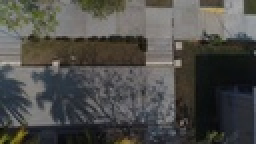
%> input picture video3_021.jpg, 128 x 72 px, shrunk from 1280 x 720 before the run (shown 2 times larger)
$ octave testcolorpakal.m   (GNU Octave 9; MATLAB toolbox functions it lacks are replaced by stand-ins)
%> lines starting %> are read from the running program, lines starting %| are printed output that depends on the picture
### pakaltransform.m
function [impakal,imnormal,imcodepakal]=pakaltransform(imagen,ws)
  % impakal tiene la ecuacion del plano de cada ventana de tamano ws, double
  % imnormal vector normal de cada plano
  % imcodepakal vector normal codificado en colores
  % imagen imagen de entrada para calculo de transformada
  % ws tamano de ventana, solo trabaja para ventanas de 3x3
  [ren,col]=size(imagen);
  imagen=double(imagen);
  impakal=zeros(ren,col,3);
  imnormal=zeros(ren,col,3);
  imcodepakal=zeros(ren,col,3);
      valor=-ws;
      cuenta=1;
      for l=1:(2*ws+1)
        valpos=-ws;
        for m=1:(2*ws+1)
          posr(cuenta)=valor;
          pos(cuenta)=valpos;
          cuenta=cuenta+1;
          valpos=valpos+1;
        end
        valor=valor+1;
      end
  for i=ws+1:ren-ws
    for j=ws+1:col-ws
      vw=imagen(i-ws:i+ws,j-ws:j+ws); % toma los pixeles de esa ventana
      valwindow=vw(:);  % lo transforma en un vector o fila
      pts=[pos;posr;valwindow']; % crea los puntos en el espacio
      c=minimoscuadradosidentidad(pts);
      impakal(i,j,:)=c;
      imnormal(i,j,:)=vnormal(c);
      imcodepakal(i,j,:)=codepakal(vnormal(c));
    end
    %[i,ren]
    end

### testcolorpakal.m
iml=imread('video3_021.jpg');
%> iml is the input picture: size 72x128x3 uint8; mean R, G, B 78.3, 77.6, 74.2
imbyn=rgb2gray(iml);
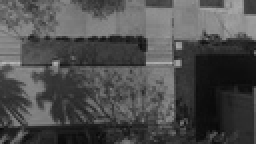
%> imbyn: size 72x128 uint8 (shown 2 times larger); min 8, max 183, mean 77.4
%imbynfiltered=imsmooth(imbyn,'Gaussian',4);
%imbyn=imresize(imbyn,.25);
ws=7;
[impl,imnl,imcl]=pakaltransform(imbyn,ws);
%> after the loop in pakaltransform, `for i=ws+1:ren-ws`:
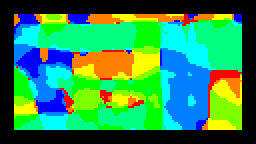
%> imcodepakal: size 72x128x3 double (shown 2 times larger); mean R, G, B 46.9, 142.7, 82.7
%> after the loop in pakaltransform, `for i=ws+1:ren-ws`:
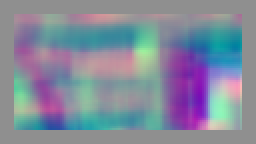
%> imnormal: size 72x128x3 double (shown 2 times larger); mean R, G, B -0.0115, -0.00448, 0.012; drawn with min black and max white
%> after the loop in pakaltransform, `for i=ws+1:ren-ws`:
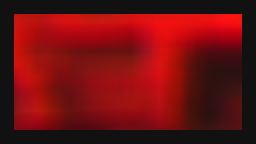
%> impakal: size 72x128x3 double (shown 2 times larger); mean R, G, B 55.8, -0.9, -0.3; drawn with min black and max white
subplot(2,1,1);
imshow(imbyn);
subplot(2,1,2);
imshow(imcl);
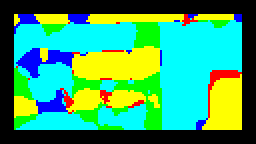
%> displayed picture: size 72x128x3, on the screen's scale of 0 to 255 (shown 2 times larger); mean R, G, B 55.3, 164.5, 104.1
nfile=strcat('impakallandingr',int2str(ws),'.png');
imwrite(imcl,nfile);
